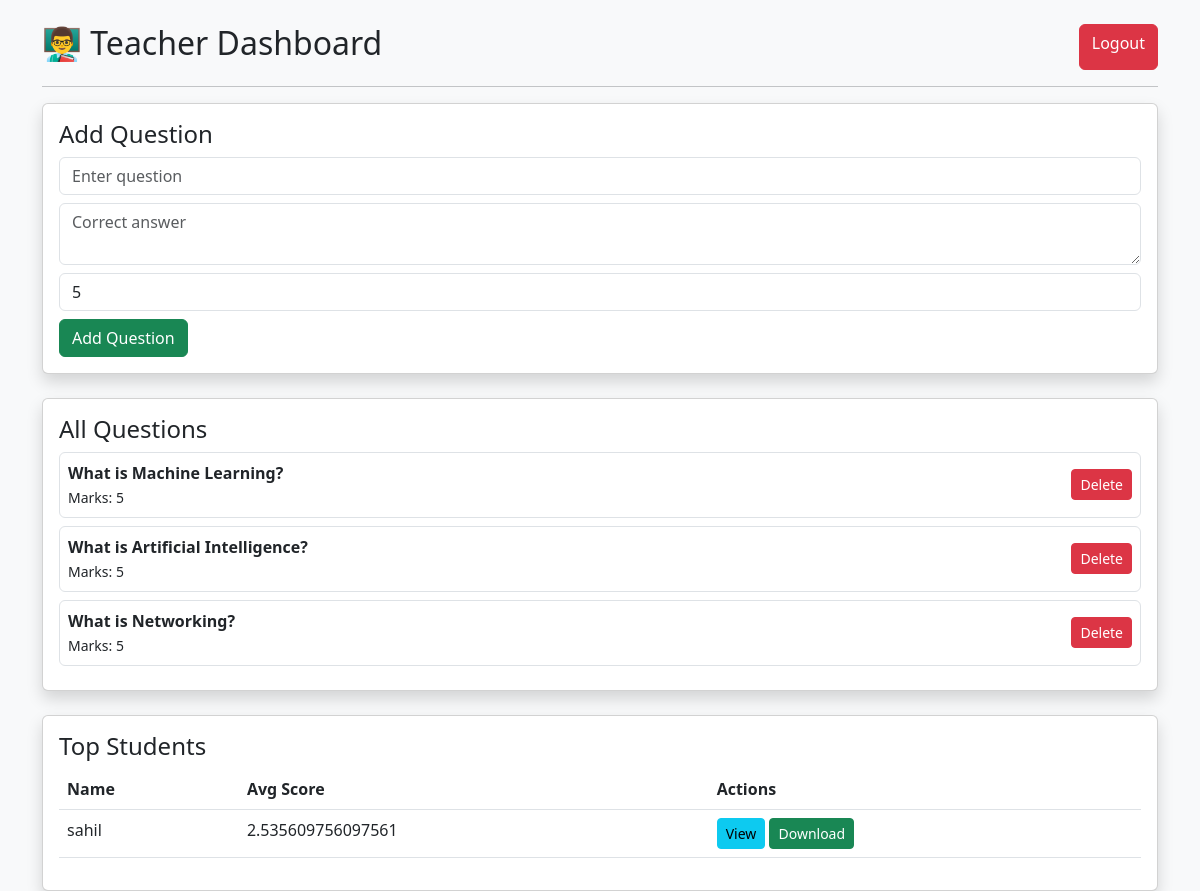
Page /teacher (signed in) on the committed database.
### tables this page shows
CREATE TABLE questions (
        id INTEGER PRIMARY KEY AUTOINCREMENT,
        question TEXT,
        answer TEXT,
        max_marks INTEGER DEFAULT 5
    );

### app.py (the view, shortened to what this page needs)
@app.route('/teacher', methods=['GET', 'POST'])
def teacher():
    if 'role' not in session or session['role'] != 'teacher':
        return redirect('/login')
    conn = get_db()
    cur = conn.cursor()
    cur.execute("""
    SELECT username, AVG(score) as avg_score
    FROM attempts
    GROUP BY username
    ORDER BY avg_score DESC
    """)
    leaderboard = cur.fetchall()
    cur.execute("SELECT * FROM questions")
    questions = cur.fetchall()
    conn.close()
    return render_template('teacher.html', questions=questions, leaderboard=leaderboard)

### app.py (called while the page is built)
def get_db():
    conn = sqlite3.connect("models.db")
    conn.row_factory = sqlite3.Row
    return conn

### templates/teacher.html (shortened to what this page needs)
<!DOCTYPE html>
<html>
<head>
    <link href="https://cdn.jsdelivr.net/npm/bootstrap@5.3.0/dist/css/bootstrap.min.css" rel="stylesheet">
</head>
<body class="bg-light">
<div class="container mt-4">
    <div class="d-flex justify-content-between">
        <h2>👨‍🏫 Teacher Dashboard</h2>
        <a href="/logout" class="btn btn-danger">Logout</a>
    </div>
    <hr>
    <div class="card p-3 shadow mb-4">
        <h4>Add Question</h4>
        <form method="POST">
            <input class="form-control mb-2" type="text" name="question" placeholder="Enter question" required>
            <textarea class="form-control mb-2" name="answer" placeholder="Correct answer" required></textarea>
            <input class="form-control mb-2" type="number" name="marks" value="5">
            <button class="btn btn-success">Add Question</button>
        </form>
    </div>
    <div class="card p-3 shadow mb-4">
    <h4>All Questions</h4>
    {% for q in questions %}
    <div class="d-flex justify-content-between align-items-center border p-2 mb-2 rounded bg-white">
        <div>
            <b>{{ q[1] }}</b><br>
            <small>Marks: {{ q[3] }}</small>
        </div>
        <a href="/delete_question/{{ q[0] }}"
           class="btn btn-danger btn-sm"
           onclick="return confirm('Are you sure you want to delete this question?')">
           Delete
        </a>
    </div>
    {% endfor %}
</div>
    <div class="card p-3 shadow">
    <h4>Top Students</h4>
    <table class="table">
        <tr>
            <th>Name</th>
            <th>Avg Score</th>
            <th>Actions</th>
        </tr>
        {% for row in leaderboard %}
        <tr>
            <td>{{ row[0] }}</td>
            <td>{{ row[1] }}</td>
            <td>
                <a href="/student_history/{{ row[0] }}" class="btn btn-info btn-sm">View</a>
                <a href="/download_report_teacher/{{ row[0] }}" class="btn btn-success btn-sm">Download</a>
            </td>
        </tr>
        {% endfor %}
    </table>
</div>
</div>
</body>
</html>

### templates/teacher.html (style rules this page uses)
body { background:#f4f4f4; }

### rows in the picture
questions: question "What is Machine Learning?", max_marks "5"
questions: question "What is Artificial Intelligence?", max_marks "5"
questions: question "What is Networking?", max_marks "5"

### other values in the picture
{{ row[0] }} "sahil"
{{ row[1] }} "2.535609756097561"
